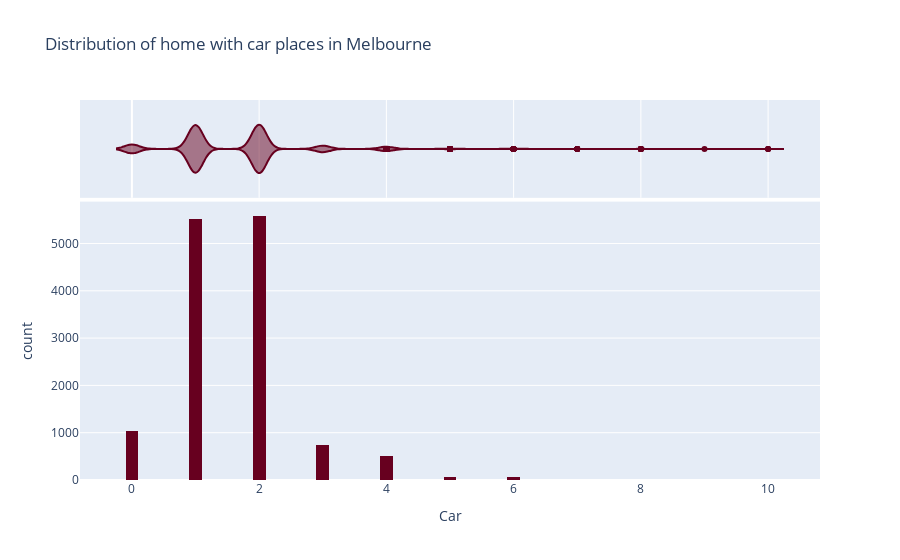

Notebook code for this chart:
### Markdown cell above
### 1.9.1 Detección de correlaciones usando matrix plot

En este caso, el dataset fue recolectado para predecir el precio de las propiedades en función de sus características y su localización geográfica.
La variable <span style="color:FireBrick">**Car**</span> tiene pocos datos faltantes.
Es razonable pensar que es un error de carga, y no en la inexistencia del valor, pues cero en esta variable implica que la propiedad no tiene una cochera.

### Code cell
Car = melb_data.Car

fig = px.histogram(Car, nbins=100, marginal='violin',
                   labels={'value': 'Car', 'count': 'number of houses'},
                   title='Distribution of home with car places in Melbourne',
                   color_discrete_sequence=px.colors.sequential.RdBu)

fig.update_layout(showlegend=False)
fig.show()

### Figure 1 — Plotly figure (JSON) as saved in the notebook; plotly's stock layout.template omitted (floating-point values rounded to 4 significant figures; data arrays with more than 128 entries replaced by an {"elided": "..."} marker saying what was removed)
{"data": [{"alignmentgroup": "True", "bingroup": "x", "hovertemplate": "variable=Car<br>Car=%{x}<br>count=%{y}<extra></extra>", "legendgroup": "Car", "marker": {"color": "rgb(103,0,31)"}, "name": "Car", "nbinsx": 100, "offsetgroup": "Car", "orientation": "v", "showlegend": true, "type": "histogram", "x": {"elided": "13580 int values"}, "xaxis": "x", "yaxis": "y"}, {"alignmentgroup": "True", "hovertemplate": "variable=Car<br>Car=%{x}<extra></extra>", "legendgroup": "Car", "marker": {"color": "rgb(103,0,31)"}, "name": "Car", "offsetgroup": "Car", "scalegroup": "x", "showlegend": false, "type": "violin", "x": {"elided": "13580 int values"}, "xaxis": "x2", "yaxis": "y2"}], "layout": {"barmode": "relative", "legend": {"title": {"text": "variable"}, "tracegroupgap": 0}, "showlegend": false, "title": {"text": "Distribution of home with car places in Melbourne"}, "xaxis": {"anchor": "y", "domain": [0, 1], "title": {"text": "Car"}}, "xaxis2": {"anchor": "y2", "domain": [0, 1], "matches": "x", "showgrid": true, "showticklabels": false}, "yaxis": {"anchor": "x", "domain": [0, 0.7326], "title": {"text": "count"}}, "yaxis2": {"anchor": "x2", "domain": [0.7426, 1], "matches": "y2", "showgrid": false, "showline": false, "showticklabels": false, "ticks": ""}}}
